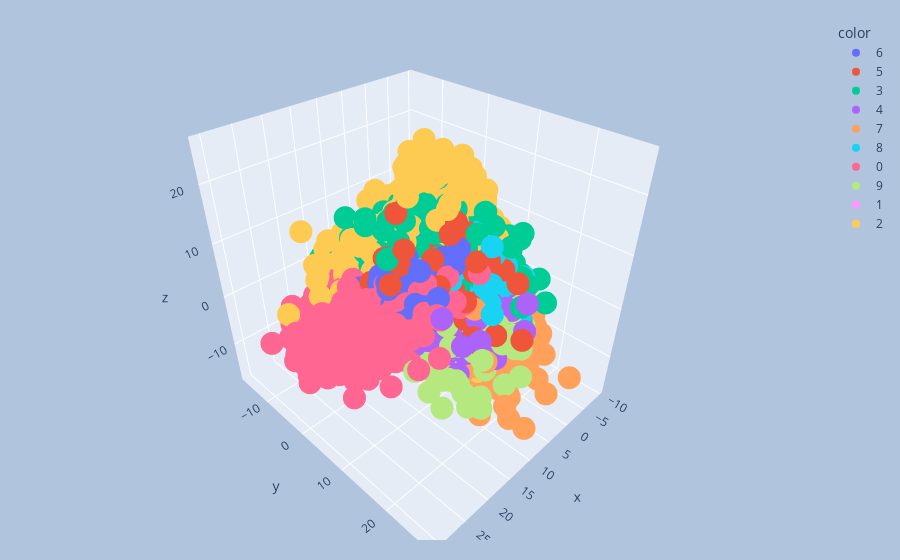

The notebook cell this image was saved under:
### Code cell
import plotly.express as px
y_train_trf = y_train.astype(str)
fig = px.scatter_3d(x=X_train_trf[:,0], y=X_train_trf[:,1], z=X_train_trf[:,2],
              color=y_train_trf)
fig.update_layout(
    margin=dict(l=20, r=20, t=20, b=20),
    paper_bgcolor="LightSteelBlue",
)
fig.show()

### Figure 1 — Plotly figure (JSON) as saved in the notebook; plotly's stock layout.template omitted (floating-point values rounded to 4 significant figures; data arrays with more than 128 entries replaced by an {"elided": "..."} marker saying what was removed)
{"data": [{"hovertemplate": "color=6<br>x=%{x}<br>y=%{y}<br>z=%{z}<extra></extra>", "legendgroup": "6", "marker": {"color": "#636efa", "symbol": "circle"}, "mode": "markers", "name": "6", "scene": "scene", "showlegend": true, "type": "scatter3d", "x": {"elided": "3352 float values"}, "y": {"elided": "3352 float values"}, "z": {"elided": "3352 float values"}}, {"hovertemplate": "color=5<br>x=%{x}<br>y=%{y}<br>z=%{z}<extra></extra>", "legendgroup": "5", "marker": {"color": "#EF553B", "symbol": "circle"}, "mode": "markers", "name": "5", "scene": "scene", "showlegend": true, "type": "scatter3d", "x": {"elided": "3093 float values"}, "y": {"elided": "3093 float values"}, "z": {"elided": "3093 float values"}}, {"hovertemplate": "color=3<br>x=%{x}<br>y=%{y}<br>z=%{z}<extra></extra>", "legendgroup": "3", "marker": {"color": "#00cc96", "symbol": "circle"}, "mode": "markers", "name": "3", "scene": "scene", "showlegend": true, "type": "scatter3d", "x": {"elided": "3414 float values"}, "y": {"elided": "3414 float values"}, "z": {"elided": "3414 float values"}}, {"hovertemplate": "color=4<br>x=%{x}<br>y=%{y}<br>z=%{z}<extra></extra>", "legendgroup": "4", "marker": {"color": "#ab63fa", "symbol": "circle"}, "mode": "markers", "name": "4", "scene": "scene", "showlegend": true, "type": "scatter3d", "x": {"elided": "3233 float values"}, "y": {"elided": "3233 float values"}, "z": {"elided": "3233 float values"}}, {"hovertemplate": "color=7<br>x=%{x}<br>y=%{y}<br>z=%{z}<extra></extra>", "legendgroup": "7", "marker": {"color": "#FFA15A", "symbol": "circle"}, "mode": "markers", "name": "7", "scene": "scene", "showlegend": true, "type": "scatter3d", "x": {"elided": "3508 float values"}, "y": {"elided": "3508 float values"}, "z": {"elided": "3508 float values"}}, {"hovertemplate": "color=8<br>x=%{x}<br>y=%{y}<br>z=%{z}<extra></extra>", "legendgroup": "8", "marker": {"color": "#19d3f3", "symbol": "circle"}, "mode": "markers", "name": "8", "scene": "scene", "showlegend": true, "type": "scatter3d", "x": {"elided": "3228 float values"}, "y": {"elided": "3228 float values"}, "z": {"elided": "3228 float values"}}, {"hovertemplate": "color=0<br>x=%{x}<br>y=%{y}<br>z=%{z}<extra></extra>", "legendgroup": "0", "marker": {"color": "#FF6692", "symbol": "circle"}, "mode": "markers", "name": "0", "scene": "scene", "showlegend": true, "type": "scatter3d", "x": {"elided": "3316 float values"}, "y": {"elided": "3316 float values"}, "z": {"elided": "3316 float values"}}, {"hovertemplate": "color=9<br>x=%{x}<br>y=%{y}<br>z=%{z}<extra></extra>", "legendgroup": "9", "marker": {"color": "#B6E880", "symbol": "circle"}, "mode": "markers", "name": "9", "scene": "scene", "showlegend": true, "type": "scatter3d", "x": {"elided": "3350 float values"}, "y": {"elided": "3350 float values"}, "z": {"elided": "3350 float values"}}, {"hovertemplate": "color=1<br>x=%{x}<br>y=%{y}<br>z=%{z}<extra></extra>", "legendgroup": "1", "marker": {"color": "#FF97FF", "symbol": "circle"}, "mode": "markers", "name": "1", "scene": "scene", "showlegend": true, "type": "scatter3d", "x": {"elided": "3775 float values"}, "y": {"elided": "3775 float values"}, "z": {"elided": "3775 float values"}}, {"hovertemplate": "color=2<br>x=%{x}<br>y=%{y}<br>z=%{z}<extra></extra>", "legendgroup": "2", "marker": {"color": "#FECB52", "symbol": "circle"}, "mode": "markers", "name": "2", "scene": "scene", "showlegend": true, "type": "scatter3d", "x": {"elided": "3331 float values"}, "y": {"elided": "3331 float values"}, "z": {"elided": "3331 float values"}}], "layout": {"legend": {"title": {"text": "color"}, "tracegroupgap": 0}, "margin": {"b": 20, "l": 20, "r": 20, "t": 20}, "paper_bgcolor": "LightSteelBlue", "scene": {"domain": {"x": [0, 1], "y": [0, 1]}, "xaxis": {"title": {"text": "x"}}, "yaxis": {"title": {"text": "y"}}, "zaxis": {"title": {"text": "z"}}}}}
